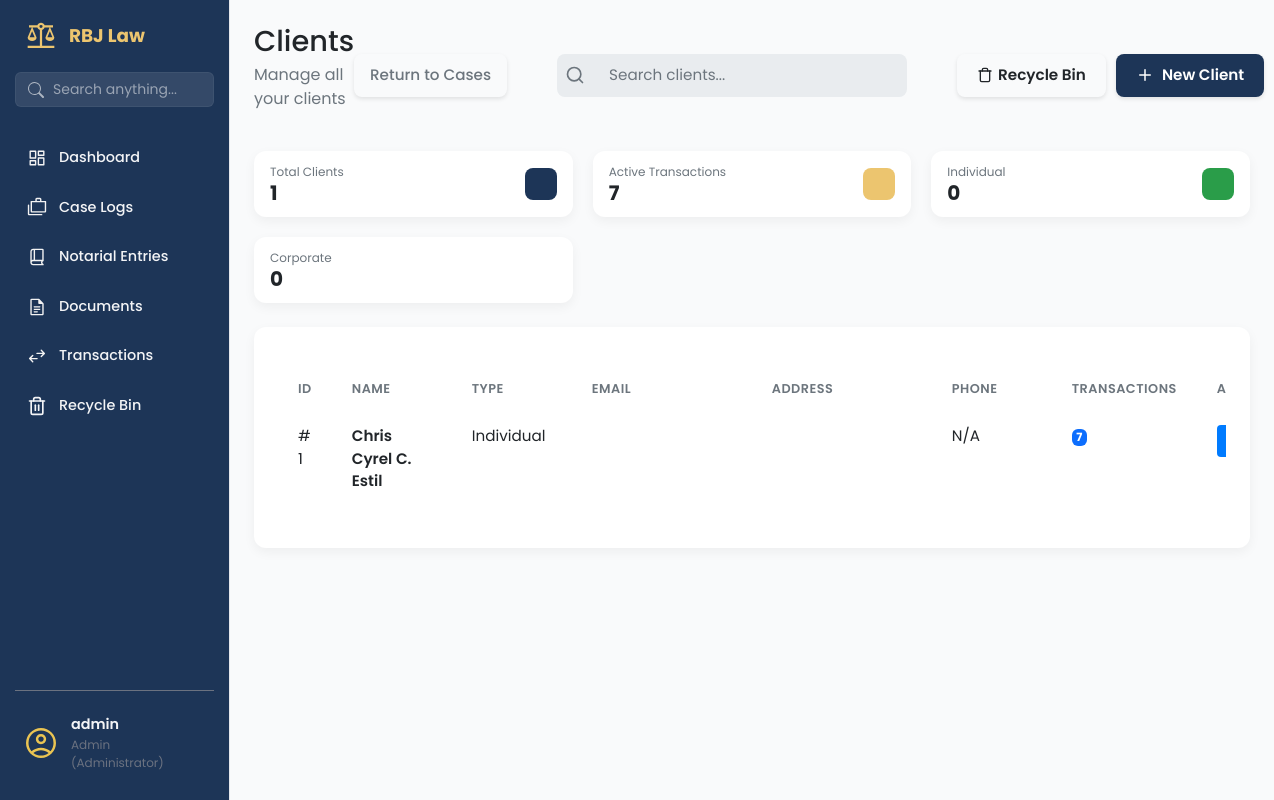
The page /clients/ (signed in) on the database its author committed.
### app/models/user_model.py (models this page shows, shortened)
class User(UserMixin, db.Model):
    __tablename__ = 'users'
    id = db.Column(db.Integer, primary_key=True)
    username = db.Column(db.String(80), unique=True, nullable=False, index=True)
    email = db.Column(db.String(120), unique=True, nullable=False)
    password_hash = db.Column(db.String(128), nullable=False)
    contact_number = db.Column(db.String(20), nullable=True)
    role = db.Column(db.String(50), default='attorney', nullable=False)
    is_active = db.Column(db.Boolean, default=True, nullable=False)
    is_admin = db.Column(db.Boolean, default=False, nullable=False)
    created_at = db.Column(db.DateTime, default=datetime.utcnow)
    updated_at = db.Column(db.DateTime, default=datetime.utcnow, onupdate=datetime.utcnow)

### app/models/client_mdl.py (models this page shows, shortened)
class Client(db.Model, SoftDeleteMixin):
    __tablename__ = 'clients'
    id = db.Column(db.Integer, primary_key=True)
    client_type = db.Column(db.String(20), default='individual', nullable=False)
    first_name = db.Column(db.String(100), nullable=True)
    middle_name = db.Column(db.String(100), nullable=True)
    last_name = db.Column(db.String(100), nullable=True)
    date_of_birth = db.Column(db.Date, nullable=True)
    company_name = db.Column(db.String(200), nullable=True)
    company_reg_number = db.Column(db.String(100), nullable=True) # SEC/DTI No.
    tax_identification_number = db.Column(db.String(50), nullable=True) # TIN
    designated_representative = db.Column(db.String(150), nullable=True) # Contact Person
    street_address = db.Column(db.String(255), nullable=True) # House No, Street, Subd
    barangay = db.Column(db.String(100), nullable=True)
    city = db.Column(db.String(100), nullable=True)
    province = db.Column(db.String(100), nullable=True)
    zip_code = db.Column(db.String(10), nullable=True)
    email = db.Column(db.String(120), nullable=False) # Unique identifier
    phone = db.Column(db.String(50), nullable=True)
    notes = db.Column(db.Text, nullable=True)
    is_active = db.Column(db.Boolean, default=True)
    deleted_at = db.Column(db.DateTime, nullable=True)
    @property
    def full_name(self):
        if self.client_type == 'corporate':
            return self.company_name or "Unnamed Corporation"
        else:
            mi = f" {self.middle_name[0]}." if self.middle_name else ""
            return f"{self.first_name}{mi} {self.last_name}"

### app/routes/clients_routes.py (the view)
@clients_bp.route('/')
@login_required
def clients_page():
    clients = Client.query.filter_by(is_active=True).all()
    return render_template('clients_page.html', clients=clients)

### app/templates/clients_page.html (shortened to what this page needs)
{% extends "base.html" %}
{% block content %}
<main class="dashboard-content">
    <header class="dashboard-header">
        <div>
            <h1>Clients </h1>
            <p>Manage all your clients</p>
        </div>
        <div class="dashboard-actions"
            style="display: flex; justify-content: space-between; flex-shrink: 0; gap: 50px;">
            <a href="{{ url_for('case.list_cases') }}" class="btn btn-outline-secondary d-flex align-items-center"
                style="gap: 8px; padding: 10px 16px; font-weight: 500;">
                Return to Cases
            </a>
            <div class="search-bar">
                <svg class="search-bar__icon" xmlns="http://www.w3.org/2000/svg" width="20" height="20"
                    viewBox="0 0 24 24" fill="none" stroke="currentColor" stroke-width="2" stroke-linecap="round"
                    stroke-linejoin="round">
                    <circle cx="11" cy="11" r="8"></circle>
                    <line x1="21" y1="21" x2="16.65" y2="16.65"></line>
                </svg>
                <input class="search-bar__input" type="text" placeholder="Search clients...">
            </div>
            <div style="display: flex; gap: 10px; align-items: center;">
                <a href="{{ url_for('clients.recycle_bin') }}" class="btn btn-outline"
                    style="display: flex; align-items: center; gap: 5px;">
                    Recycle Bin
                </a>
                <a href="{{ url_for('clients.new_client_form') }}" class="btn btn-primary">
                    <svg class="btn-icon-left" xmlns="http://www.w3.org/2000/svg" viewBox="0 0 24 24" fill="none"
                        stroke="currentColor" stroke-width="2" stroke-linecap="round" stroke-linejoin="round" width="20"
                        height="20">
                        <line x1="12" y1="5" x2="12" y2="19"></line>
                        <line x1="5" y1="12" x2="19" y2="12"></line>
                    </svg>
                    New Client
                </a>
            </div>
        </div>
    </header>
    <section class="dashboard-cards">
        <div class="data-card data-card--sm">
            <div class="data-card__info">
                <span class="data-card__title">Total Clients</span>
                <span class="data-card__value">{{ clients|length }}</span>
            </div>
            <div class="data-card__icon data-card__icon--blue"></div>
        </div>
        <div class="data-card data-card--sm">
            <div class="data-card__info">
                <span class="data-card__title">Active Transactions</span>
                <span class="data-card__value">
                    {% set total_transactions = [] %}
                    {{ total_transactions|length }}
                </span>
            </div>
            <div class="data-card__icon data-card__icon--gold"></div>
        </div>
        <div class="data-card data-card--sm">
            <div class="data-card__info">
                <span class="data-card__title">Individual</span>
                <span class="data-card__value">
                    {% set individual_count = [] %}
                    {{ individual_count|length }}
                </span>
            </div>
            <div class="data-card__icon data-card__icon--green"></div>
        </div>
        <div class="data-card data-card--sm">
            <div class="data-card__info">
                <span class="data-card__title">Corporate</span>
                <span class="data-card__value">
                    {% set corporate_count = [] %}
                    {{ corporate_count|length }}
                </span>
            </div>
            <div class="data-card__icon data-card__icon--purple"></div>
        </div>
    </section>
    <section class="dashboard-panels-bottom dashboard-panels-bottom--single">
        <div class="panel-card" style="width: 100%;">
            <div class="table-wrapper panel-card__body">
                <table class="table client-table">
                    <colgroup>
                        <col class="short">
                        <col class="medium">
                        <col class="medium">
                        <col class="long">
                        <col class="long">
                        <col class="medium">
                        <col class="short">
                        <col class="actions">
                    </colgroup>
                    <thead>
                        <tr>
                            <th data-sort-key="id">ID</th>
                            <th data-sort-key="name">Name</th>
                            <th data-sort-key="type">Type</th>
                            <th data-sort-key="email">Email</th>
                            <th data-sort-key="address">Address</th>
                            <th data-sort-key="phone">Phone</th>
                            <th data-sort-key="transactions">Transactions</th>
                            <th>Actions</th>
                        </tr>
                    </thead>
                    <tbody>
                        {% for client in clients %}
                        <tr>
                            <td>#{{ client.id }}</td>
                            <td>
                                <a href="#" class="table-link">{{ client.full_name }}</a>
                            </td>
                            <td>{{ client.client_role or 'Individual' }}</td>
                            <td>{{ client.client_email }}</td>
                            <td class="address-cell">
                            </td>
                            <td>{{ client.client_phone or 'N/A' }}</td>
                            <td>
                                <span class="badge bg-primary">{{ client.transaction_items|length }}</span>
                            </td>
                            <td>
                                <div class="action-buttons" style="justify-content: start;">
                                    <a href="{{ url_for('case.create_case') }}" class="btn-action btn-action--primary"
                                        title="New Case">
                                    </a>
                                </div>
                            </td>
                        </tr>
                        {% endfor %}
                    </tbody>
                </table>
            </div>
        </div>
    </section>
</main>
{% endblock content %}

### app/templates/base.html (shortened to what this page needs)
<!DOCTYPE html>
<html lang="en">
<head>
    <link rel="stylesheet" href="{{ url_for('static', filename='vendor/bootstrap/css/bootstrap.min.css') }}">
    <link rel="stylesheet" href="{{ url_for('static', filename='css/main.css') }}">
    <link rel="stylesheet" href="{{ url_for('static', filename='css/sidebar.css') }}">
</head>
<body>
    <aside class="sidebar">
        <div class="sidebar-header">
            <img src="{{ url_for('static', filename='img/scales-of-justice.svg') }}" alt="logo" class="logo-img">
            <h2>RBJ Law</h2>
        </div>
        <div class="sidebar-search">
            <form action="{{ url_for('search.search_page') }}" method="GET">
                <div class="input-group">
                    <span class="input-group-text bg-transparent border-0 pe-0">
                    </span>
                    <input type="text" name="q" class="form-control" placeholder="Search anything..."
                        aria-label="Search" value="{{ request.args.get('q', '') }}">
                </div>
            </form>
        </div>
        <ul class="sidebar-links">
            <li>
                <a href="{{ url_for('dashboard.dashboard_page') }}"
                    class="{{ 'active' if 'dashboard' in request.endpoint else '' }}">
                    <span class="icon-wrapper"><img src="{{ url_for('static', filename='img/dashboard.svg') }}"
                            alt=""></span>
                    Dashboard
                </a>
            </li>
            {% if current_user.is_authenticated and (current_user.is_admin or current_user.role == 'admin') %}
            <li>
                <a href="{{ url_for('case.list_cases') }}" class="{{ 'active' if 'case' in request.endpoint else '' }}">
                    <span class="icon-wrapper"><img src="{{ url_for('static', filename='img/cases.svg') }}"
                            alt=""></span>
                    Case Logs
                </a>
            </li>
            {% endif %}
            {% if current_user.is_authenticated and current_user.role in ['admin', 'staff'] %}
            <li>
                <a href="{{ url_for('notarial_entries.notarial_entries_page') }}"
                    class="{{ 'active' if 'notarial' in request.endpoint else '' }}">
                    <span class="icon-wrapper"><img src="{{ url_for('static', filename='img/book.svg') }}"
                            alt=""></span>
                    Notarial Entries
                </a>
            </li>
            {% endif %}
            {% if current_user.is_authenticated and current_user.role in ['admin', 'staff'] %}
            <li>
                <a href="{{ url_for('documents.documents_page') }}"
                    class="{{ 'active' if 'documents' in request.endpoint else '' }}">
                    <span class="icon-wrapper"><img src="{{ url_for('static', filename='img/documents.svg') }}"
                            alt=""></span>
                    Documents
                </a>
            </li>
            {% endif %}
            {% if current_user.is_authenticated and current_user.role in ['admin', 'staff'] %}
            <li>
                <a href="{{ url_for('transaction.transactions_page') }}"
                    class="{{ 'active' if 'transaction' in request.endpoint else '' }}">
                    <span class="icon-wrapper"><img src="{{ url_for('static', filename='img/transaction.svg') }}"
                            alt=""></span>
                    Transactions
                </a>
            </li>
            {% endif %}
            <li>
                <a href="{{ url_for('recycle.recycle_bin_page') }}"
                    class="{{ 'active' if 'recycle' in request.endpoint else '' }}">
                    <span class="icon-wrapper">
                    </span>
                    Recycle Bin
                </a>
            </li>
        </ul>
        <div class="sidebar-footer">
            <button class="avatar-btn" id="avatarBtn">
                <img src="{{ url_for('static', filename='img/avatar.svg') }}" alt="User Avatar">
                <div class="user-info">
                    <span class="user-name">
                        {{ current_user.username }}
                    </span>
                    <span class="user-role">
                        {{ current_user.role|title }}
                        {% if current_user.is_admin %} (Administrator){% endif %}
                    </span>
                </div>
            </button>
        </div>
    </aside>
    <div class="page-container">
        {% block content %}
        {% endblock %}
    </div>
</body>
</html>

### rows shown on the page
User: username "admin", role "Admin"
Client: id "1", full_name "Chris Cyrel C. Estil", client_type "Individual", client_phone "N/A", transaction_items|length "7"

### other values the page prints
{{ clients|length }} "1"
{{ total_transactions|length }} "7"
{{ individual_count|length }} "0"
{{ corporate_count|length }} "0"
